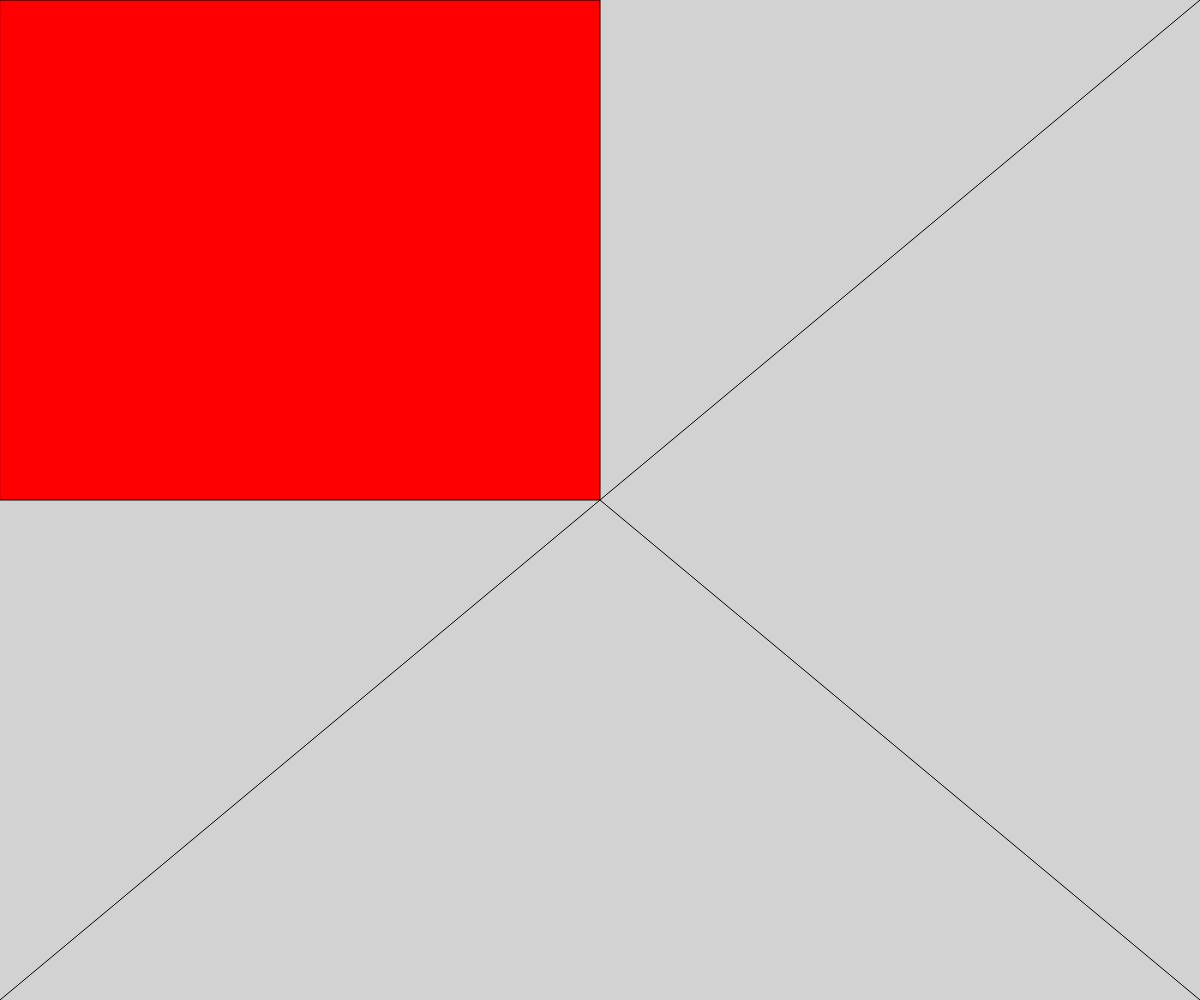
Frame 1 (no input)
Frame 60 (no input): identical to frame 1, image omitted
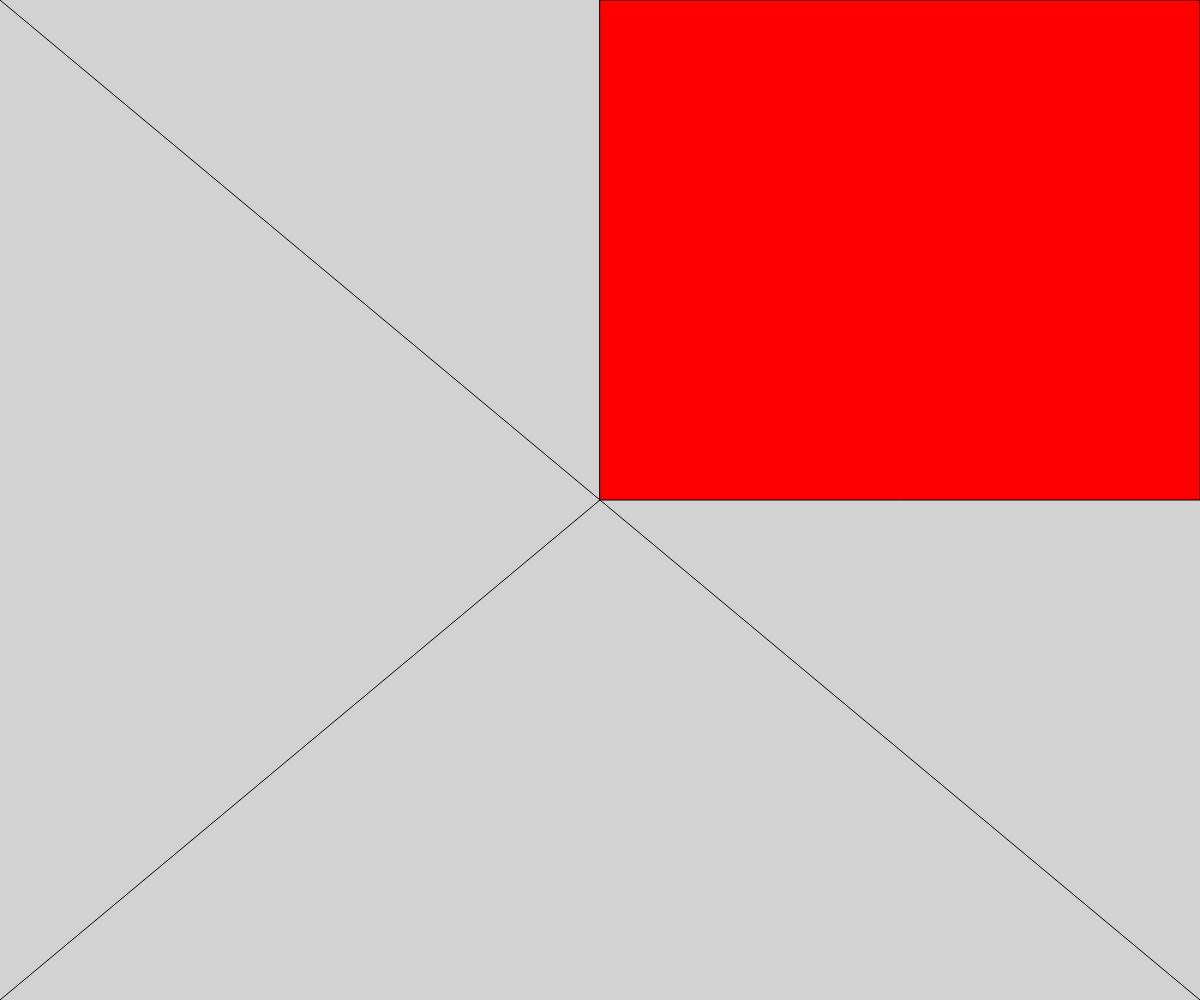
Frame 120 (the mouse pressed at the canvas centre since frame 60)

The p5.js sketch that drew these frames (run headless with seeded random() and noise() and a simulated clock; from frame 60 on, the mouse is pressed at the canvas centre):

// p5.js sketch
// ── sketch.js
let pigRojo=255;
let c;

function setup() 
{
    //line(0, 0, width, height); Uso incorrecto de width y height
	createCanvas(windowWidth, windowHeight);
    //fill(c);
    //ellipse(mouseX, mouseY,50,50);   
}

function draw()
{
    background(210);
    c = color(255, 0, 0);
    fill(c)
    line(0, 0, width, height);
    line(width, 0, 0, height);
    rect(mouseX,0,width/2,height/2);


}
